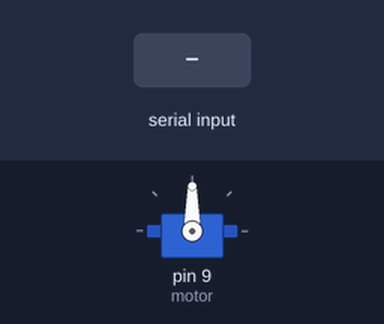
Recording of a sketch running on a simulated Arduino Uno, built with avr-gcc and run on an emulated ATmega328P. On the bench: servo. Inputs (shaded band) come from the test bench.

Above: at 1.2 s.
1.3 s: "30,150\n" received over Serial
At 1.6 s:
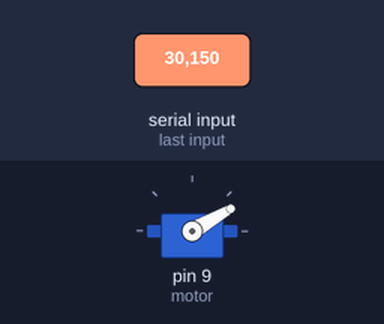
2.8 s: "5\n" received over Serial
At 4.0 s:
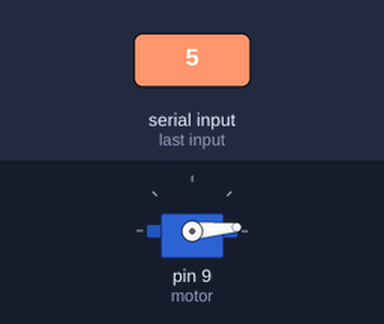
4.3 s: "200\n" received over Serial
At 5.2 s:
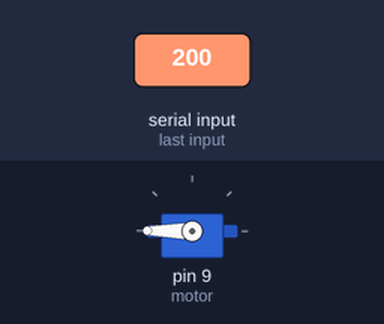
5.8 s: "90,45\n" received over Serial
At 6.3 s:
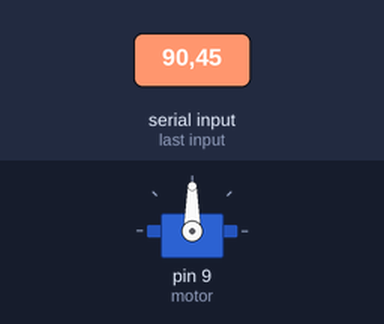
Timing chart, 0 to 8.3 s (numbered marks = the images above; inputs shaded):
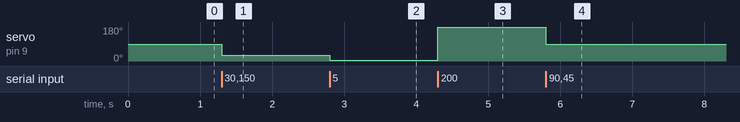

The sketch:

simple_servo_control.ino
```cpp
#include <Servo.h>

Servo motor;

void setup() {
  // put your setup code here, to run once:
  motor.attach(9);
  motor.write(90);

  Serial.begin(115200);
  Serial.setTimeout(1);

}

void loop() {
  // put your main code here, to run repeatedly:

  if(Serial.available())
  {
    int angle= Serial.readString().toInt();
    motor.write(angle);
  }
  delay(0.1);
}
```

Measured:
- after the input at 1.3 s, servo on pin 9 (motor): 90° → 30° at once
- after the input at 2.8 s, servo on pin 9 (motor): 30° → 5° at once
- after the input at 4.3 s, servo on pin 9 (motor): 5° → 180° at once
- after the input at 5.8 s, servo on pin 9 (motor): 180° → 90° at once
